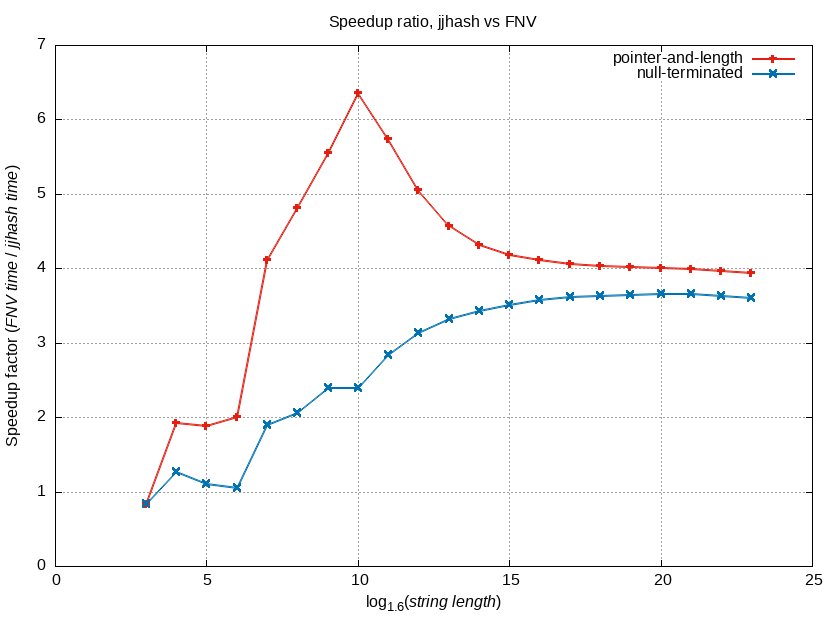

Write gnuplot code to recreate this figure.
set terminal png size 800,630
set output 'graph_ratios.png'
set grid
set title "Speedup ratio, jjhash vs FNV"
set xlabel "log_{1.6}({/:Italic string length})" enhanced
set ylabel "Speedup factor ({/:Italic FNV time} / {/:Italic jjhash time})"
plot \
 'RESULTS_b.txt' using 1:3 with linespoints linewidth 2 linecolor 7 title 'pointer-and-length', \
 'RESULTS_s.txt' using 1:3 with linespoints linewidth 2 linecolor 6 title 'null-terminated'
